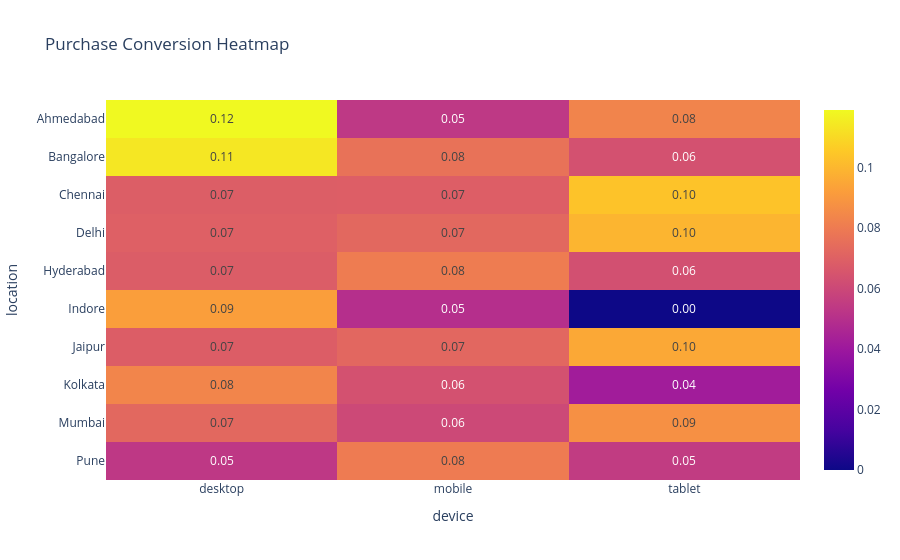

Notebook code cell kept with this figure:
### Code cell
heatmap_data = pd.pivot_table(
    df,
    values="purchased",
    index="location",
    columns="device",
    aggfunc="mean"
)

fig = px.imshow(
    heatmap_data,
    text_auto=".2f",
    aspect="auto",
    title="Purchase Conversion Heatmap"
)

fig.show()

### Figure 1 — Plotly figure (JSON) as saved in the notebook; plotly's stock layout.template omitted (floating-point values rounded to 4 significant figures)
{"data": [{"coloraxis": "coloraxis", "hovertemplate": "device: %{x}<br>location: %{y}<br>color: %{z}<extra></extra>", "name": "0", "texttemplate": "%{z:.2f}", "type": "heatmap", "x": ["desktop", "mobile", "tablet"], "xaxis": "x", "y": ["Ahmedabad", "Bangalore", "Chennai", "Delhi", "Hyderabad", "Indore", "Jaipur", "Kolkata", "Mumbai", "Pune"], "yaxis": "y", "z": [[0.119, 0.05357, 0.08333], [0.114, 0.07648, 0.06383], [0.06897, 0.06903, 0.1038], [0.06965, 0.0726, 0.09945], [0.06829, 0.08048, 0.06306], [0.09211, 0.04959, 0.0], [0.06863, 0.07222, 0.09524], [0.08364, 0.0636, 0.04167], [0.07267, 0.06022, 0.08743], [0.05323, 0.0801, 0.05479]]}], "layout": {"coloraxis": {"colorscale": [[0, "#0d0887"], [0.1111, "#46039f"], [0.2222, "#7201a8"], [0.3333, "#9c179e"], [0.4444, "#bd3786"], [0.5556, "#d8576b"], [0.6667, "#ed7953"], [0.7778, "#fb9f3a"], [0.8889, "#fdca26"], [1, "#f0f921"]]}, "title": {"text": "Purchase Conversion Heatmap"}, "xaxis": {"anchor": "y", "domain": [0, 1], "title": {"text": "device"}}, "yaxis": {"anchor": "x", "autorange": "reversed", "domain": [0, 1], "title": {"text": "location"}}}}
